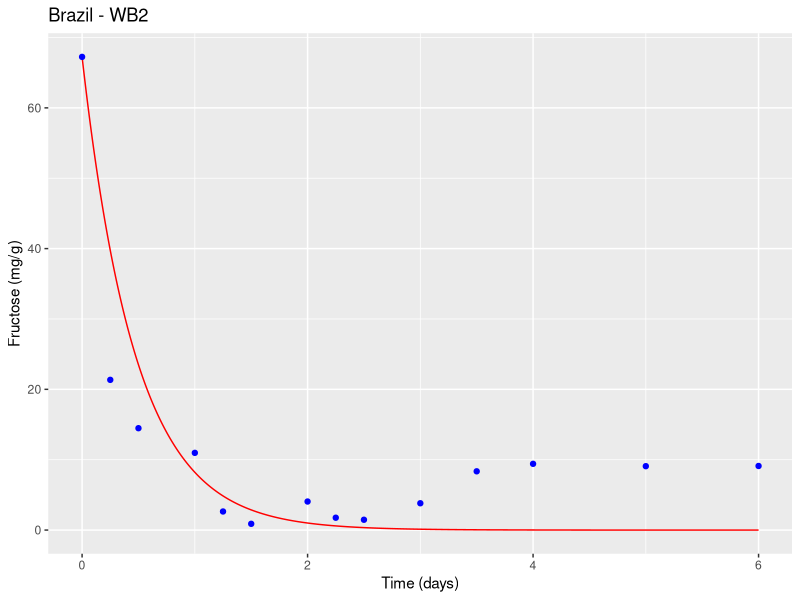
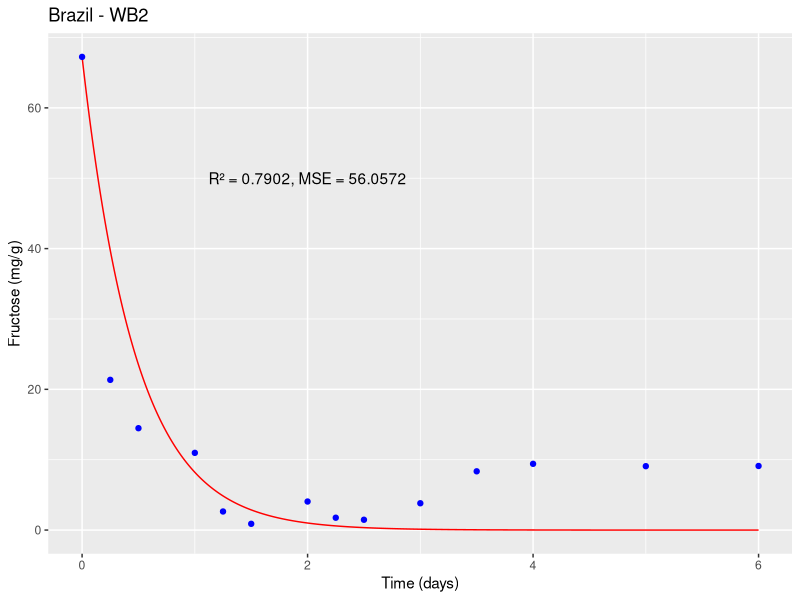
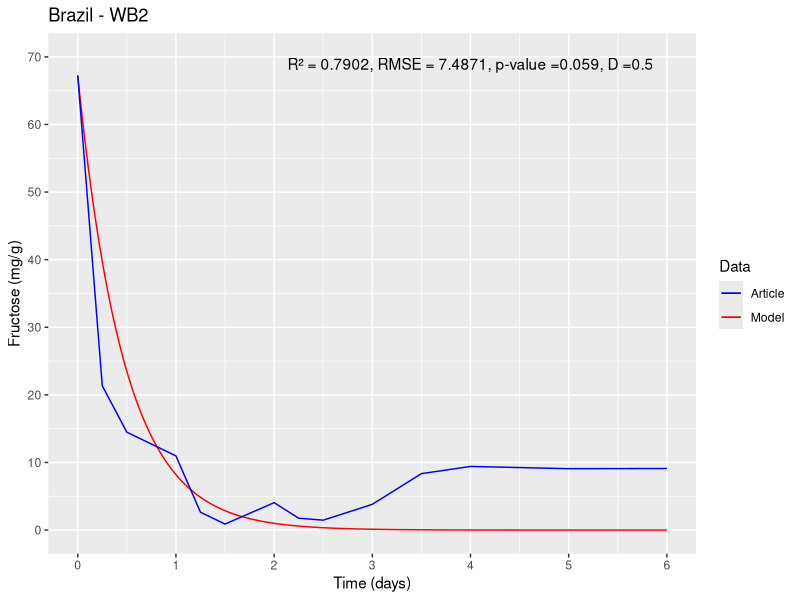

Write the R code that produced these figures, in order.
#Packages#
install.packages("deSolve")
install.packages("ggplot2")
#Libraries#
library(deSolve)
library(ggplot2)

state1<-c(y=67.249) #Initial state #
times1<-seq(0,6,1/10000) #6 days with 10000 intervals per day#
parameters1<-c(Y1=239.00,Y2=83.265) #Parameter values#
#Papalexandratou et al., 2011 Brazil <- Brazil - WB2#
#doi:10.1016/j.fm.2011.06.003#
#Brazil - WB2#

#(i). DATA TO FEED THE FRUCTOSE MODEL#

#nu1#
U<- 0.3279
f<- 67.249
K<-0.5941
L<-0.0047543
U1 <- (U*f/f+K*L)*L
U1
#nu2#
U2<- 0.1492 
f2<- 67.249
K2<-0.5857
BAL2<-0.0002212

U2 <- (U2*f2/f2+K2*BAL2)*BAL2
U2

#Differential equation#
ODE1<-function(times,state,parameters){ 
  y<-state[1] #inital state
  Y1<-parameters[1] #parameter 1
  Y2<-parameters[2] #parameter 2
  dy<--(Y1*U1/0.18)*y-(Y2*U2/0.18)*y #equation 
  res<-dy
  list(res)
}


#number solution#
solution1<-lsoda(state1, times1, ODE1, parameters1)

#(ii). EXPERIMENTAL DATA OF ARTICLE#

ts = c(0,6/24,12/24,24/24,30/24,36/24,48/24,54/24,60/24,72/24,84/24,96/24,120/24,144/24)
fru<-c(67.249,21.349,14.478,10.974,2.641,0.889,4.057,1.756,1.467,3.812,8.351,9.416,9.081,9.109)

#Graph#

df <- data.frame(time = solution1[,1], fructose = solution1[,2])
d<-ggplot() +
  geom_line(data = df, aes(x = time, y = fructose), color = "red") +
  geom_point(data = data.frame(time = ts, fructose = fru), aes(x = time, y = fructose), color = "blue") +
  xlab("Time (days)") + ylab("Fructose (mg/g)") +
  ggtitle("Brazil - WB2")
plot(d)


#Statistical validation#

#To statistically validate the mathematical model, various analysis tools can be used,
#but one of the most common is to compare the model results with experimental data and evaluate the quality of the fit.
#In this case, one can use the coefficient of determination (R²), the mean squared error (MSE), and the root mean square error (RMSE) as fitting measures#

#To calculate R², MSE, and RMSE, one can compare the values predicted by the model with
#the experimental data. First, extract the values predicted by the model at the same points 
#where the experimental measurements were taken, 
#using the approx() function in R:

pred <- approx(solution1[,1], solution1[,2], ts)$y

#Then, R², MSE, and RMSE can be calculated using the following formulas:
SSE <- sum((fru - pred)^2)
SST <- sum((fru - mean(fru))^2)
R2 <- 1 - SSE/SST
MSE <- SSE/length(fru)
RMSE <- sqrt(MSE)

#Where SSE is the sum of squared errors,
#SST is the total sum of squares,
#R² is the coefficient of determination, MSE is the mean squared error and RMSE is the root mean square error.

cat("R² = ", round(R2, 4), "\n")
cat("MSE = ", round(MSE, 4), "\n")
cat("RMSE = ", round(RMSE, 4), "\n")

#R² measures the proportion of total variation in the experimental data
#that is explained by the model. A value of R² close to 1 indicates a good fit of the model to the experimental data

#MSE measures the average of squared errors between experimental values
#and the values predicted by the model. A low MSE value indicates good predictive capability of the model.

#The root mean square error (RMSE) was determined, which quantifies the magnitude of deviation of simulated values from observed values.

d <- ggplot() +
  geom_line(data = df, aes(x = time, y = fructose), color = "red") +
  geom_point(data = data.frame(time = ts, fructose = fru), aes(x = time, y = fructose), color = "blue") +
  xlab("Time (days)") + ylab("Fructose (mg/g)") +
  ggtitle("Brazil - WB2") +
  annotate("text", x = 2, y = 50, label = paste0("R² = ", round(R2, 4), ", MSE = ", round(MSE, 4)))

plot(d)

#Two-sample Kolmogorov–Smirnov test - KS#
#Ho: The simulation results follow the same distribution of experimental data#
#Ha: The simulation results do not follow the same distribution of experimental data#
#Hypothesis test with an alpha of 0.05#
#to determine if there is a significant difference between the data and the exponential distribution#
#Hypothesis test
alpha <- 0.05

# Perform Kolmogorov-Smirnov test
ks_test <- ks.test(fru, pred)
ks_test

# Results Kolmogorov-Smirnov test
cat("Kolmogorov-Smirnov test:", "\n")
cat("Test statistic:", round(ks_test$statistic, 4), "\n")
cat("p-value:", round(ks_test$p.value, 4), "\n")

if (ks_test$p.value < alpha) {
  cat("The simulation results do not follow the same distribution of experimental data.\n")
} else {
  cat("The simulation results follow the same distribution of experimental data.\n")
}


#Final plot#
p_value <- round(ks_test$p.value, 4)
D <- round(ks_test$statistic, 4)

# First, define the colors we want to use for each element:
colors <- c(Model = "red", Article = "blue")

# Then the script is modified to assign a name to each geom and set the color scale manually
d <- ggplot() +
  geom_line(data = df, aes(x = time, y = fructose, color = "Model"), show.legend = TRUE) +
  geom_line(data = data.frame(time = ts, fructose = fru), aes(x = time, y = fructose, color = "Article"), show.legend = TRUE) +
  xlab("Time (days)") + ylab("Fructose (mg/g)") +
  ggtitle("Brazil - WB2") +
  annotate("text", x = 4, y = 69, label = paste0("R² = ", round(R2, 4), ", RMSE = ", round(RMSE, 4), ", p-value =", round(p_value, 4), ", D =", round(D, 4))) +
  labs(color = "Data") +  # Change the title of the legend
  scale_color_manual(values = colors) +
  scale_x_continuous(limits = c(0, 6), breaks = seq(0, 6, 1)) +  # x-axis boundaries and intervals between marks
  scale_y_continuous(limits = c(0, 70), breaks = seq(0, 70, 10))   # y-axis boundaries and intervals between marks

#PLOT#
print(d)
